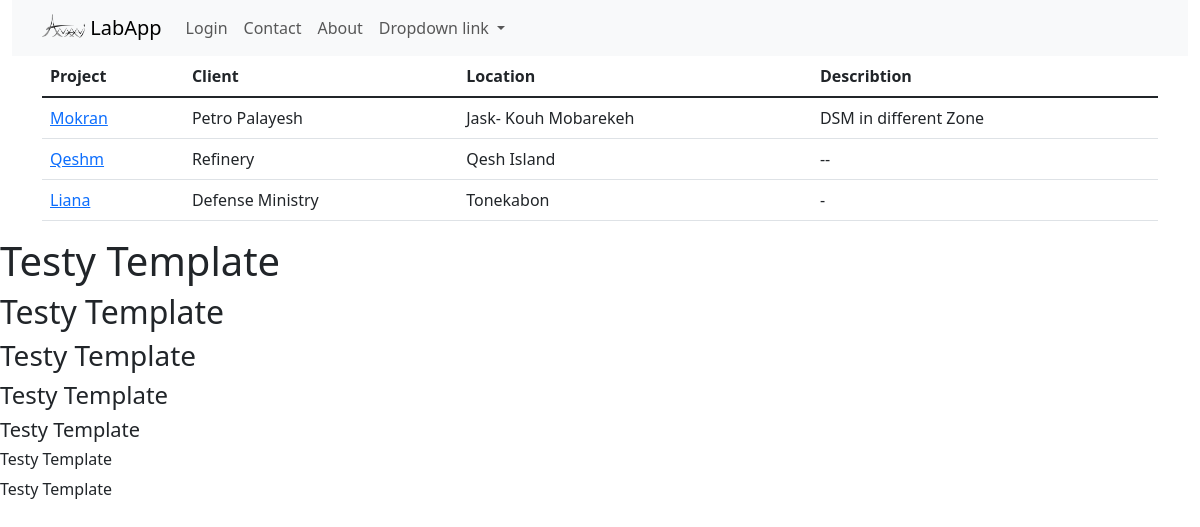
The page /projects/ on the database as committed earlier.
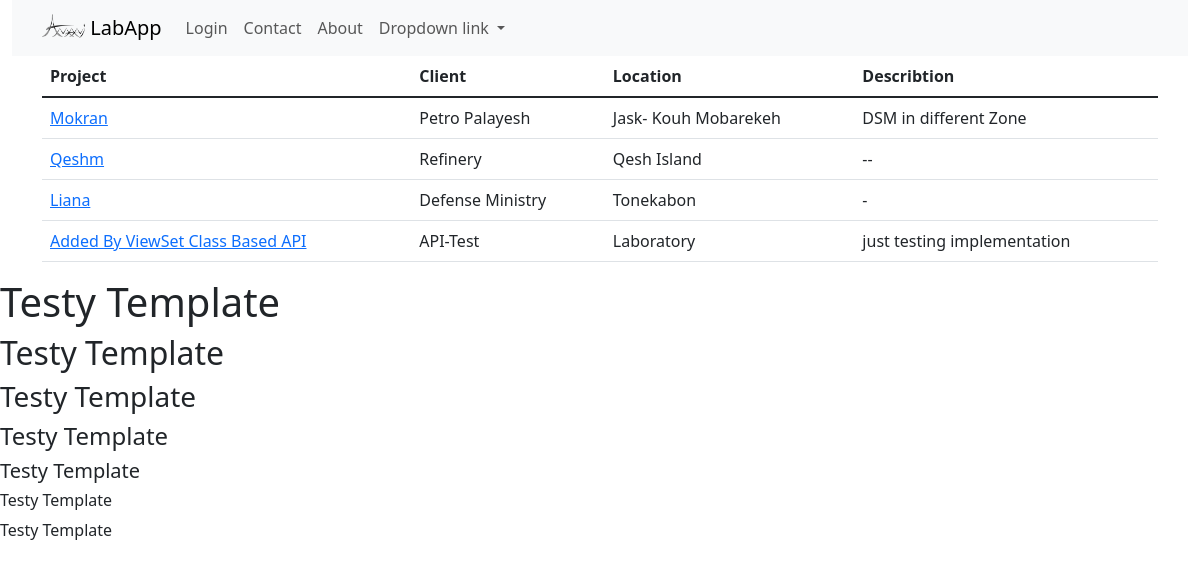
The same page on the database as committed later.
### Projects/models.py (models this page shows, shortened)
class Project(models.Model):
    user_company = models.CharField(max_length=255, default="BPI")
    project = models.CharField(max_length=255)
    client = models.CharField(max_length=255, blank=True)
    project_location_name = models.CharField(max_length=255, blank=True)
    geometry_nodes = models.FloatField(null=True, blank=True)
    project_description = models.TextField(blank=True)
    slug = models.SlugField(default='-',)

### Projects/views.py (the view)
# urls.py: path('projects/', include("Projects.urls")),
def projects(request):
    projects = Project.objects.all()
    return render(request, "projects/projects.html", {"projects": projects})

### Projects/templates/projects/projects.html
{% extends 'base.html' %}
{% block content %}
<table class="table table-hover table-center">
    <thead>
      <tr>
          <th>Project</th>
          <th scope="col">Client</th>
          <th scope="col">Location</th>
          <th scope="col">Describtion</th>
      </tr>
    </thead>
    <tbody class="table-group-divider">
      {% for pr in projects %}
      <tr>
          <td>
            <a href=" {% url 'projects:projectdetail' pr.slug %}">{{pr.project}}</a>
          </td>
          <td>{{pr.client}}</td>
          <td>{{pr.project_location_name}}</td>
          <td>{{pr.project_description}}</td>
      </tr>
      {% endfor %}
    </tbody>
</table>
{% endblock %}

### templates/base.html (shortened to what this page needs)
{% load static %}
<!doctype html>
<html lang="en">
  <head>
    <link rel="stylesheet" href="{% static 'bootstrap/css/bootstrap.min.css' %}">
  </head>
  <body>
    <div class="container-fluid">
      <nav class="navbar navbar-expand-sm navbar-light bg-light">
        <div class="container py-0">
          <a class="navbar-brand" href="{% url 'Home:home_page'%}">
            <img src="{% static "logo.png" %}" alt="" width="43" height="24" class="d-inline-block align-text-top">
            LabApp
          </a>
          <div class="collapse navbar-collapse" id="navbarNavDropdown">
            <ul class="navbar-nav">
              <li class="nav-item">
                <a class="nav-link" href="{% url 'Home:login_page'%}">Login</a>
              </li>
              <li class="nav-item">
                  <a class="nav-link" href="{% url 'Home:contact_page'%}">Contact</a>
              </li>
              <li class="nav-item">
                  <a class="nav-link" href="{% url 'Home:about_page'%}">About</a>
              </li>
              <li class="nav-item dropdown">
                <a class="nav-link dropdown-toggle" href="#" id="navbarDropdownMenuLink" data-toggle="dropdown" aria-haspopup="true" aria-expanded="false">
                  Dropdown link
                </a>
              </li>
            </ul>
          </div>
        </div>
      </nav>
    </div>
    <div class="container">
      {% block content %}{% endblock content %}
    </div>
    <h1>Testy Template </h1>
    <h2>Testy Template </h2>
    <h3>Testy Template </h3>
    <h4>Testy Template </h4>
    <h5>Testy Template </h5>
    <h6>Testy Template </h6>
    <p>Testy Template </p>
  </body>
</html>

Rows that differ between the two databases and show on the page:
added Project: project "Added By ViewSet Class Based API", client "API-Test", project_location_name "Laboratory", project_description "just testing implementation"
